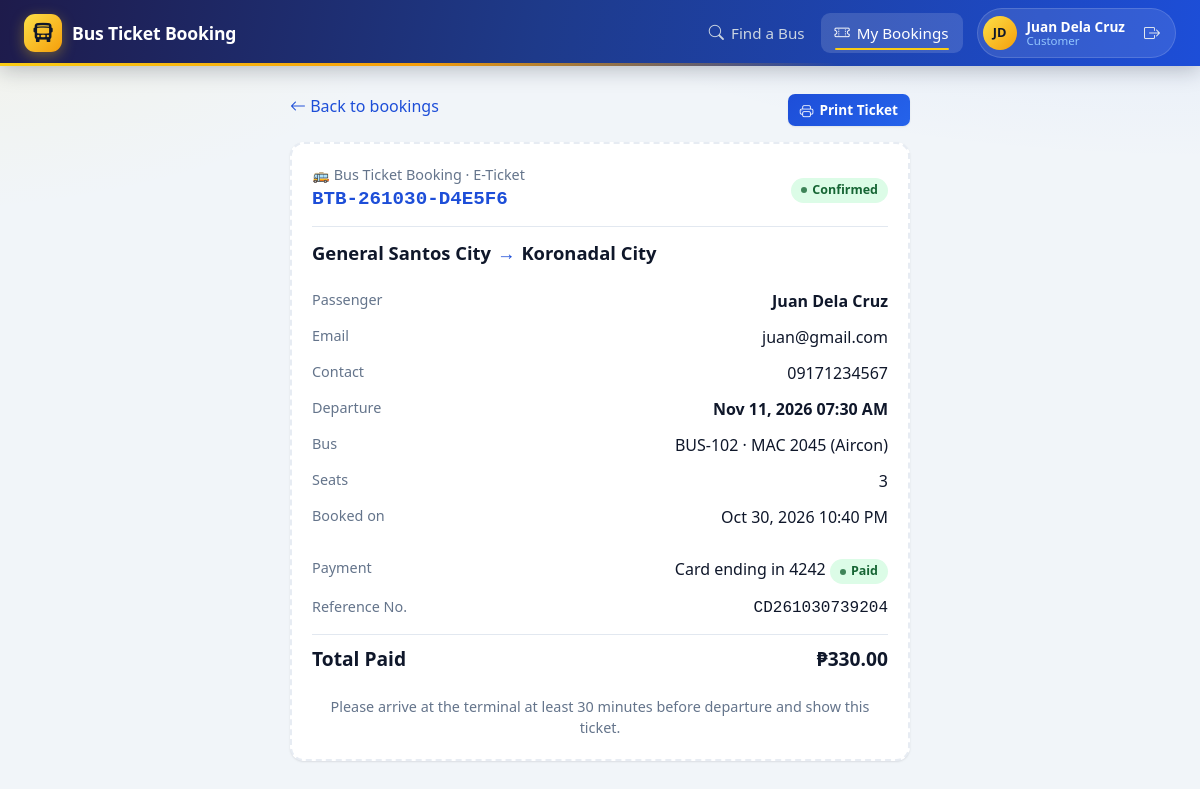
Page /customer/ticket.php?id=2 (signed in) on the committed database.
### tables this page shows
CREATE TABLE bookings (
  booking_id     INT AUTO_INCREMENT PRIMARY KEY,
  booking_code   VARCHAR(20) NOT NULL UNIQUE,
  user_id        INT NOT NULL,
  schedule_id    INT NOT NULL,
  num_seats      INT NOT NULL DEFAULT 1,
  total_amount   DECIMAL(10,2) NOT NULL,
  status         ENUM('pending','confirmed','cancelled') NOT NULL DEFAULT 'pending',
  booked_at      TIMESTAMP DEFAULT CURRENT_TIMESTAMP,
  FOREIGN KEY (user_id)     REFERENCES users(user_id),
  FOREIGN KEY (schedule_id) REFERENCES schedules(schedule_id)
);

CREATE TABLE locations (
  location_id    INT AUTO_INCREMENT PRIMARY KEY,
  location_name  VARCHAR(100) NOT NULL UNIQUE,
  province       VARCHAR(100) NULL
);

CREATE TABLE users (
  user_id      INT AUTO_INCREMENT PRIMARY KEY,
  full_name    VARCHAR(100) NOT NULL,
  email        VARCHAR(100) NOT NULL UNIQUE,
  contact_no   VARCHAR(20)  NULL,
  password     VARCHAR(255) NOT NULL,
  role         ENUM('admin','customer') NOT NULL DEFAULT 'customer',
  status       ENUM('active','inactive') NOT NULL DEFAULT 'active',
  created_at   TIMESTAMP DEFAULT CURRENT_TIMESTAMP
);

CREATE TABLE schedules (
  schedule_id      INT AUTO_INCREMENT PRIMARY KEY,
  bus_id           INT NOT NULL,
  route_id         INT NOT NULL,
  departure_time   DATETIME NOT NULL,
  available_seats  INT NOT NULL,
  status           ENUM('open','full','departed','cancelled') NOT NULL DEFAULT 'open',
  created_at       TIMESTAMP DEFAULT CURRENT_TIMESTAMP,
  FOREIGN KEY (bus_id)   REFERENCES buses(bus_id),
  FOREIGN KEY (route_id) REFERENCES routes(route_id)
);

CREATE TABLE buses (
  bus_id        INT AUTO_INCREMENT PRIMARY KEY,
  bus_number    VARCHAR(20) NOT NULL UNIQUE,
  plate_number  VARCHAR(20) NOT NULL UNIQUE,
  bus_type      ENUM('Ordinary','Aircon','Deluxe') NOT NULL DEFAULT 'Aircon',
  total_seats   INT NOT NULL DEFAULT 45,
  status        ENUM('available','unavailable','maintenance') NOT NULL DEFAULT 'available',
  created_at    TIMESTAMP DEFAULT CURRENT_TIMESTAMP
);

CREATE TABLE payments (
  payment_id      INT AUTO_INCREMENT PRIMARY KEY,
  booking_id      INT NOT NULL,
  payment_method  ENUM('gcash','card') NOT NULL,
  amount          DECIMAL(10,2) NOT NULL,
  reference_no    VARCHAR(50) NULL,
  gcash_number    VARCHAR(20) NULL,
  card_name       VARCHAR(100) NULL,
  card_last4      CHAR(4) NULL,
  status          ENUM('pending','paid','failed','refunded') NOT NULL DEFAULT 'pending',
  paid_at         DATETIME NULL,
  FOREIGN KEY (booking_id) REFERENCES bookings(booking_id) ON DELETE CASCADE
);

### customer/ticket.php (the view, shortened to what this page needs)
<?php
require __DIR__ . '/../config.php';
$id = (int)($_GET['id'] ?? 0);
$sql = "SELECT bk.*, u.full_name, u.email, u.contact_no,
               s.departure_time, s.status AS trip_status,
               b.bus_number, b.plate_number, b.bus_type,
               r.fare, r.travel_hours,
               o.location_name AS origin, d.location_name AS destination,
               p.payment_method, p.reference_no, p.gcash_number, p.card_last4,
               p.status AS payment_status, p.paid_at
        FROM bookings bk
        JOIN users u     ON u.user_id = bk.user_id
        JOIN schedules s ON s.schedule_id = bk.schedule_id
        JOIN buses b     ON b.bus_id = s.bus_id
        JOIN routes r    ON r.route_id = s.route_id
        JOIN locations o ON o.location_id = r.origin_id
        JOIN locations d ON d.location_id = r.destination_id
        LEFT JOIN payments p ON p.booking_id = bk.booking_id
        WHERE bk.booking_id = ?";
$params = [$id];
if ($_SESSION['role'] === 'customer') {
    $sql .= ' AND bk.user_id = ?';
    $params[] = $_SESSION['user_id'];
}
$st = $pdo->prepare($sql);
$st->execute($params);
$t = $st->fetch();
$nav    = $_SESSION['role'];
include __DIR__ . '/../includes/header.php';
?>
<div class="no-print mb" style="display:flex;justify-content:space-between;max-width:620px;margin-left:auto;margin-right:auto">
  <a href="<?= url($nav === 'admin' ? 'admin/bookings.php' : 'customer/bookings.php') ?>"><i class="bi bi-arrow-left"></i> Back to bookings</a>
  <button class="btn btn-sm" onclick="window.print()"><i class="bi bi-printer"></i>Print Ticket</button>
</div>
<div class="card ticket">
  <div class="ticket-head">
    <div>
      <div class="muted">&#128652; Bus Ticket Booking &middot; E-Ticket</div>
      <div class="ticket-code"><?= e($t['booking_code']) ?></div>
    </div>
    <div><?= status_badge($t['status']) ?></div>
  </div>
  <div class="route mb"><?= e($t['origin']) ?><span class="arrow">&rarr;</span><?= e($t['destination']) ?></div>
  <div class="summary-row"><span class="muted">Passenger</span><strong><?= e($t['full_name']) ?></strong></div>
  <div class="summary-row"><span class="muted">Email</span><span><?= e($t['email']) ?></span></div>
  <?php if ($t['contact_no']): ?>
  <div class="summary-row"><span class="muted">Contact</span><span><?= e($t['contact_no']) ?></span></div>
  <?php endif; ?>
  <div class="summary-row"><span class="muted">Departure</span><strong><?= fmt_dt($t['departure_time']) ?></strong></div>
  <div class="summary-row"><span class="muted">Bus</span><span><?= e($t['bus_number']) ?> &middot; <?= e($t['plate_number']) ?> (<?= e($t['bus_type']) ?>)</span></div>
  <div class="summary-row"><span class="muted">Seats</span><span><?= (int)$t['num_seats'] ?></span></div>
  <div class="summary-row"><span class="muted">Booked on</span><span><?= fmt_dt($t['booked_at']) ?></span></div>
  <div class="summary-row mt"><span class="muted">Payment</span>
    <span>
      <?php if ($t['payment_method'] === 'gcash'): ?>
        GCash (<?= e($t['gcash_number']) ?>)
      <?php elseif ($t['payment_method'] === 'card'): ?>
        Card ending in <?= e($t['card_last4']) ?>
      <?php else: ?>
        &mdash;
      <?php endif; ?>
      <?= $t['payment_status'] ? status_badge($t['payment_status']) : '' ?>
    </span>
  </div>
  <?php if ($t['reference_no']): ?>
  <div class="summary-row"><span class="muted">Reference No.</span><span style="font-family:Consolas,monospace"><?= e($t['reference_no']) ?></span></div>
  <?php endif; ?>
  <div class="summary-row summary-total"><span>Total Paid</span><span><?= peso($t['total_amount']) ?></span></div>
  <p class="muted center mt">Please arrive at the terminal at least 30 minutes before departure and show this ticket.</p>
</div>
<?php include __DIR__ . '/../includes/footer.php'; ?>

### includes/functions.php (shortened to what this page needs)
<?php
function url($path = '')
{
    return BASE_URL . '/' . ltrim($path, '/');
}
function e($s)
{
    return htmlspecialchars((string)$s, ENT_QUOTES, 'UTF-8');
}
function peso($n)
{
    return '&#8369;' . number_format((float)$n, 2);
}
function fmt_dt($dt)
{
    return date('M d, Y h:i A', strtotime($dt));
}
function status_badge($status)
{
    $map = [
        'open' => 'success', 'confirmed' => 'success', 'paid' => 'success', 'available' => 'success', 'active' => 'success',
        'full' => 'warning', 'pending' => 'warning', 'maintenance' => 'warning',
        'cancelled' => 'danger', 'failed' => 'danger', 'unavailable' => 'danger', 'inactive' => 'danger',
        'departed' => 'muted', 'refunded' => 'info',
    ];
    $cls = $map[$status] ?? 'muted';
    return '<span class="badge badge-' . $cls . '">' . e(ucfirst($status)) . '</span>';
}

### assets/css/style.css (style rules this page uses)
:root { --primary:#1d4ed8; --primary-dark:#1e3a8a; --bg:#f1f5f9; --card:#ffffff; --text:#0f172a; --muted:#64748b; --border:#e2e8f0; --success:#15803d; --danger:#b91c1c; --warning:#b45309; }
* { box-sizing:border-box;margin:0;padding:0 }
body { font-family:'Segoe UI',Roboto,Arial,sans-serif;background:var(--bg);color:var(--text);line-height:1.5 }
a { color:var(--primary);text-decoration:none }
.card { background:var(--card);border:1px solid var(--border);border-radius:10px;padding:20px;margin-bottom:20px;box-shadow:0 1px 2px rgba(0,0,0,.04) }
.mt { margin-top:16px }
.mb { margin-bottom:16px }
.center { text-align:center }
.muted { color:var(--muted);font-size:.9rem }
.btn { display:inline-block;padding:10px 18px;border:none;border-radius:7px;background:var(--primary);color:#fff;font-weight:600;cursor:pointer;font-size:.95rem;font-family:inherit;text-align:center }
.btn-sm { padding:6px 12px;font-size:.85rem }
.badge { display:inline-block;padding:3px 10px;border-radius:999px;font-size:.78rem;font-weight:600 }
.badge-success { background:#dcfce7;color:#166534 }
.route { font-size:1.15rem;font-weight:700 }
.route .arrow { color:var(--primary);margin:0 6px }
.summary-row { display:flex;justify-content:space-between;padding:6px 0 }
.summary-total { font-size:1.2rem;font-weight:700;border-top:1px solid var(--border);margin-top:8px;padding-top:10px }
.ticket { max-width:620px;margin:0 auto;border:2px dashed #94a3b8 }
.ticket-head { display:flex;justify-content:space-between;align-items:center;border-bottom:1px solid var(--border);padding-bottom:12px;margin-bottom:12px }
.ticket-code { font-family:Consolas,monospace;font-size:1.2rem;font-weight:700;color:var(--primary) }
.btn .bi { margin-right:6px;vertical-align:-.1em }

### assets/css/theme.css (style rules this page uses)
:root { --navy: #0f172a; --indigo: #1e1b4b; --yellow: #facc15; --amber: #f59e0b; --shadow-sm: 0 1px 2px rgba(15, 23, 42, .06), 0 1px 3px rgba(15, 23, 42, .05); --shadow-md: 0 8px 24px rgba(15, 23, 42, .08); --radius: 14px; --series-1: #2a78d6; --series-2: #eb6834; --status-good: #0ca30c; --status-warning: #fab219; --status-critical: #d03b3b; --grid: #e1e0d9; --axis-muted: #898781; --ink-2: #52514e; }
body { background: radial-gradient(1200px 400px at 100% -10%, rgba(37, 99, 235, .08), transparent 60%), radial-gradient(900px 360px at -10% 0%, rgba(250, 204, 21, .08), transparent 60%), var(--bg); background-attachment: fixed; }
.card { border-radius: var(--radius); border-color: #e7ecf3; box-shadow: var(--shadow-sm); transition: box-shadow .25s; }
.btn { transition: background .2s, transform .1s, box-shadow .2s; box-shadow: 0 1px 2px rgba(15, 23, 42, .08); }
.btn:not(.btn-outline):not(.btn-danger):not(.btn-success):not(.btn-light) { background: linear-gradient(135deg, #1d4ed8, #2563eb); }
.badge { display: inline-flex; align-items: center; gap: 5px; }
.badge::before { content: ""; width: 6px; height: 6px; border-radius: 50%; background: currentColor; opacity: .8; }
.container > .page-head, .container > .card, .container > .grid > *, .grid-analytics > *, .grid-analytics-2 > * { animation: fadeUp .55s cubic-bezier(.2, .7, .2, 1) both; }

### rows in the picture
bookings: booking_code "BTB-261030-D4E5F6", status "Confirmed Paid", locations.location_name "General Santos City", locations.location_name "Koronadal City", user.full_name "Juan Dela Cruz", user.email "juan@gmail.com", user.contact_no "09171234567", schedule.departure_time "Nov 11, 2026 07:30 AM", buses.bus_number "BUS-102", buses.plate_number "MAC 2045", buses.bus_type "Aircon", num_seats "3", booked_at "Oct 30, 2026 10:40 PM", payments.card_last4 "4242", payments.reference_no "CD261030739204", total_amount "₱330.00"

### other values in the picture
$m[1] "Find a Bus"
$m[1] "My Bookings"
$initials ?: '?' "JD"
$userName "Juan Dela Cruz"
